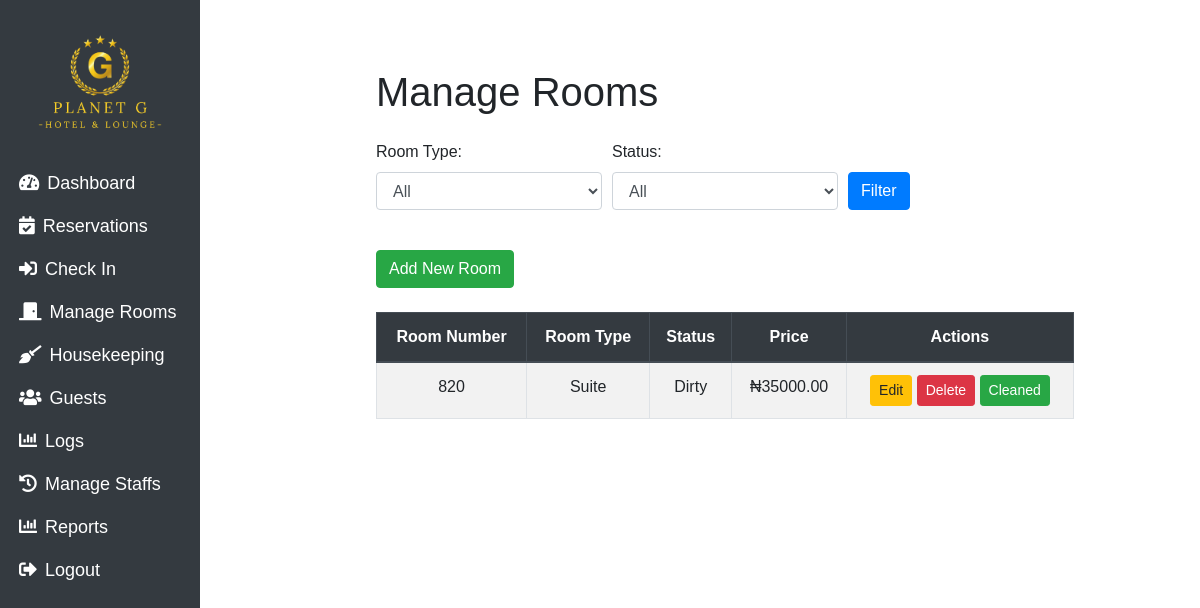
The app's page /rooms (signed in), older data.
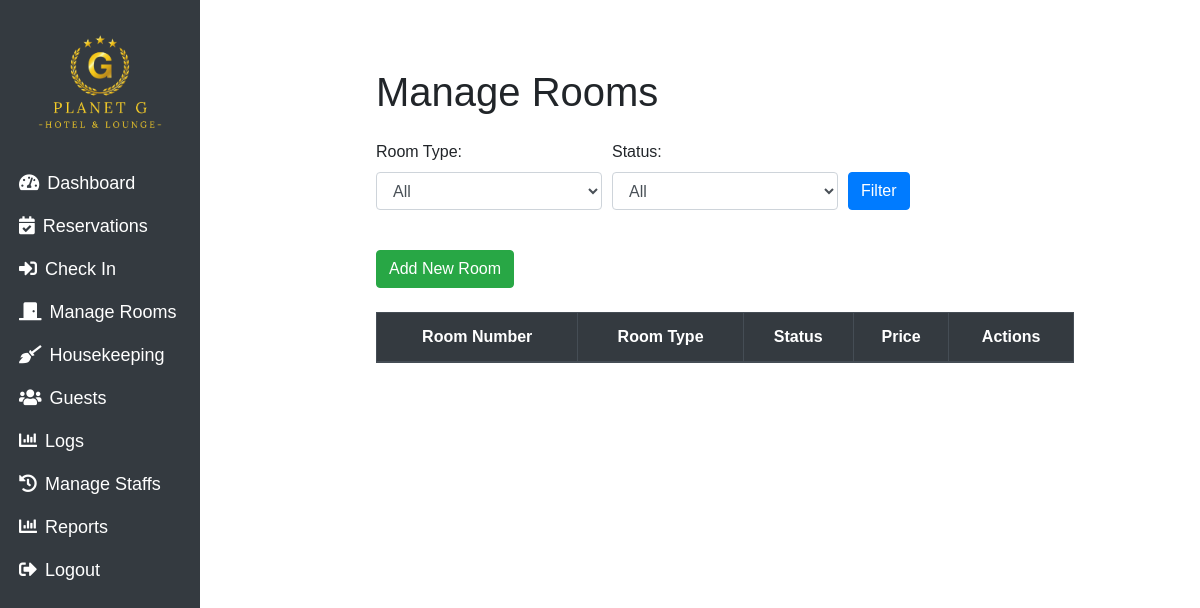
The same page, newer data.
### main.py (models this page shows, shortened)
class Room(db.Model):
    id = db.Column(db.Integer, primary_key=True)
    room_number = db.Column(db.String(50), unique=True, nullable=False)
    room_type = db.Column(db.String(50), nullable=False)
    status = db.Column(db.String(50), nullable=False)
    price = db.Column(db.Numeric(10, 2), nullable=False)  # Numeric type for price
    bookings = db.relationship('Booking', backref='room', lazy=True)
    reservations = db.relationship('Reservation', backref='room', lazy=True)

### main.py (the view)
@app.route('/rooms', methods=['GET', 'POST'])
@login_required
def manage_rooms():
    room_type = request.args.get('room_type', '')
    status = request.args.get('status', '')
    query = Room.query
    if room_type:
        query = query.filter_by(room_type=room_type)
    if status:
        query = query.filter_by(status=status)
    rooms = query.all()
    return render_template('manage_rooms.html', rooms=rooms, room_type=room_type, status=status)

### main.py (called while the page is built)
@login_manager.user_loader
def load_user(user_id):
    return User.query.get(int(user_id))

### templates/manage_rooms.html (shortened to what the changed rows need)
<!DOCTYPE html>
<html lang="en">
<head>
    <link rel="stylesheet" href="https://stackpath.bootstrapcdn.com/bootstrap/4.5.2/css/bootstrap.min.css">
    <link rel="stylesheet" href="/static/css/rooms.css" />
    <link rel="stylesheet" href="/static/css/dashboard.css" />
    <link href="https://cdnjs.cloudflare.com/ajax/libs/font-awesome/5.15.4/css/all.min.css" rel="stylesheet">
</head>
<body>
    <div class="content">
    <div class="container mt-5">
        <h1 class="mb-4">Manage Rooms</h1>
        <table class="table table-striped table-bordered">
            <thead class="thead-dark">
                <tr>
                    <th>Room Number</th>
                    <th>Room Type</th>
                    <th>Status</th>
                    <th>Price</th>
                    <th>Actions</th>
                </tr>
            </thead>
            <tbody>
                {% for room in rooms %}
                <tr>
                    <td>{{ room.room_number }}</td>
                    <td>{{ room.room_type }}</td>
                    <td>{{ room.status }}</td>
                    <td>₦{{ room.price }}</td>
                    <td>
                        <a href="{{ url_for('edit_room', room_id=room.id) }}" class="btn btn-warning btn-sm">Edit</a>
                        <form action="{{ url_for('delete_room', room_id=room.id) }}" method="POST" style="display:inline;">
                            <button type="submit" class="btn btn-danger btn-sm">Delete</button>
                        </form>
                        {% if room.status == 'Dirty' %}
                         <form action="{{ url_for('mark_room_clean', room_id=room.id) }}" method="POST" style="display:inline;">
                         <button type="submit" class="btn btn-success btn-sm">Cleaned</button>
                         </form>
                         {% endif %}
                    </td>
                </tr>
                {% endfor %}
            </tbody>
        </table>
    </div>
    </div>
</body>
</html>

Row changes from the older to the newer data that the page shows:
removed Room: room_number "820", room_type "Suite", status "Dirty", price "35000.00"
